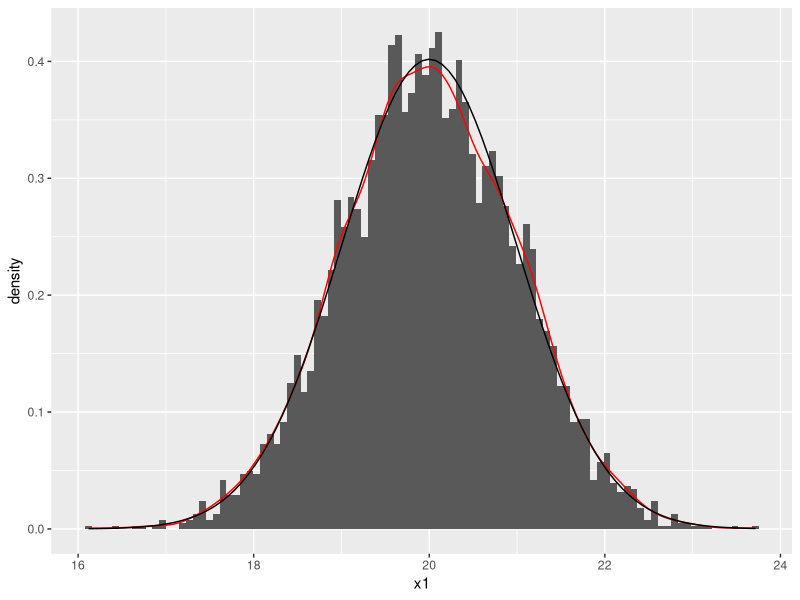

R code for this plot:
print("Assignment 1, Part 2")

library("ggplot2")
library("reshape2")

#group1 
x1=rnorm(n=5000, mean=20, sd=1)
dataframex1=data.frame(x1)
g1_summary=c(mean(x1), sd=1)
g1_labels= c("Meanx1","SDx1")

#dataframe of group1
dfg1=data.frame(g1_labels,g1_summary)
print (dfg1)

#ggplot histogram approach with density and normal curve
#NOTE: Unlike in Rmarkdown, the regular Rstudio is able to plot both density and normal curve in same picture using the following code: 

hist1=ggplot(dataframex1, aes(x=x1))+ 
  geom_histogram(bins = 100, aes(x=x1, y=..density..)) + 
  geom_density(alpha=0.2, color= "red") +
  stat_function(fun=dnorm, args=list(mean=mean(x1), sd=sd(x1)))
print(hist1)

cat("Dear Window 10, \nYou are so helpful with writing part 2. \nLove, Mavis")

#NOTE: Below is just a note of the code that fail to put density, but can do normal curve. hist2 is neutralized. 
# hist2=ggplot(x=x1)+
#   geom_histogram(bins = 100, aes(x=x1, y=..density..)) +
#   geom_density(alpha=0.2, color= "red") +
#   stat_function(fun=dnorm, args=list(mean=mean(x1), sd=sd(x1)))
# print(hist2)

